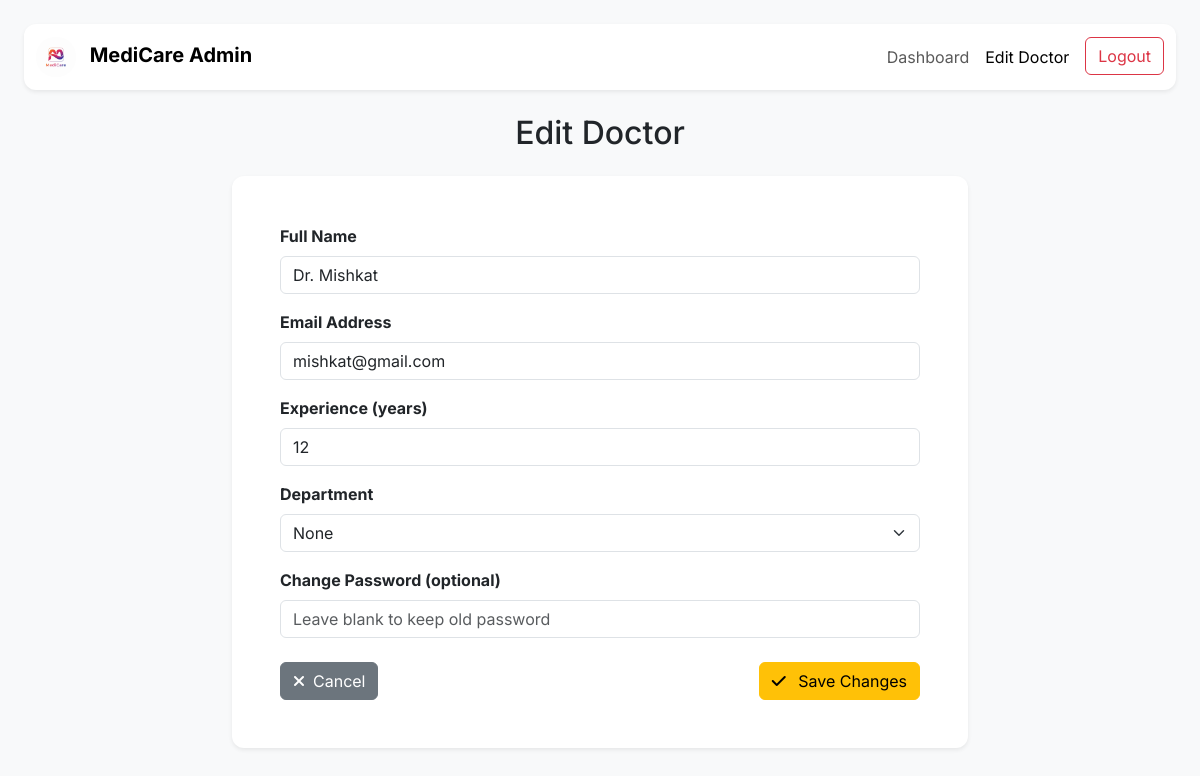
Before: /edit_doctor/2 with the older database file.
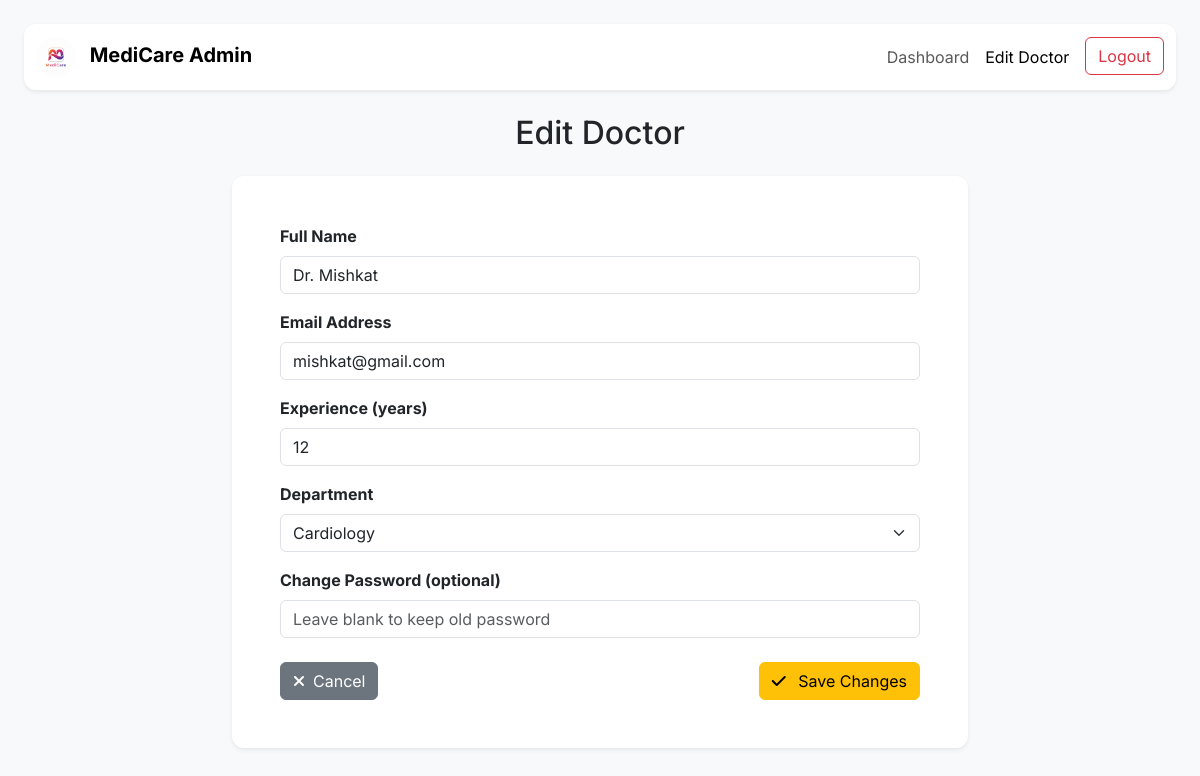
After: the same page with the newer database file.
### application/models.py (models this page shows)
class Doctor(db.Model):
    __tablename__ = 'doctor'
    id = db.Column(db.Integer(),primary_key = True)
    doctor_name = db.Column(db.String(), nullable=False)
    password = db.Column(db.String(), nullable=False)
    email = db.Column(db.String(), nullable=False)
    department_id = db.Column(db.Integer(), db.ForeignKey('department.id'), nullable=False)
    user_id = db.Column(db.Integer(), db.ForeignKey('user.id', ondelete="CASCADE"), nullable=False)
    type = db.Column(db.String(), nullable=False)
    experience = db.Column(db.Integer(), nullable=False)
    appointment = db.relationship('Appointment', backref='doctor', cascade="all, delete-orphan")
    availability = db.relationship('Availability', backref='doctor', cascade="all, delete-orphan")

class Department(db.Model):
    __tablename__ = 'department'
    id = db.Column(db.Integer(),primary_key = True)
    name = db.Column(db.String())
    description = db.Column(db.String())
    doctor = db.relationship('Doctor', backref='department')

### application/controllers.py (the view, shortened to what this page needs)
@app.route("/edit_doctor/<int:id>", methods=["GET", "POST"])
def edit_doctor(id):
    doctor = Doctor.query.get_or_404(id)
    departments = Department.query.all()
    return render_template("edit_doctor.html", doctor=doctor, departments=departments)

### templates/edit_doctor.html (shortened to what this page needs)
<!DOCTYPE html>
<html lang="en">
<head>
    <link href="https://cdn.jsdelivr.net/npm/bootstrap@5.3.2/dist/css/bootstrap.min.css" rel="stylesheet">
</head>
<body class="p-4">
    <nav class="navbar navbar-expand-lg navbar-light bg-white shadow-sm sticky-top mb-4" style="border-radius: 0.75rem;">
        <div class="container-fluid">
            <a class="navbar-brand" href="/admin">
                <img src="{{ url_for('static', filename='logo2.png') }}" style="height: 40px; border-radius: 50%;">
                <span class="fw-bold ms-2">MediCare Admin</span>
            </a>
            <div class="collapse navbar-collapse" id="adminNav">
                <ul class="navbar-nav ms-auto">
                    <li class="nav-item"><a class="nav-link" href="/admin">Dashboard</a></li>
                    <li class="nav-item"><a class="nav-link active" href="#">Edit Doctor</a></li>
                    <li class="nav-item"><a href="/login" class="btn btn-outline-danger ms-lg-2">Logout</a></li>
                </ul>
            </div>
        </div>
    </nav>
    <main class="container">
        <h2 class="mb-4 text-center">Edit Doctor</h2>
        <div class="row justify-content-center">
            <div class="col-lg-8 col-md-10">
                <div class="card shadow-sm p-4 p-md-5">
                    <form method="POST">
                        <div class="mb-3">
                            <label class="form-label fw-bold">Full Name</label>
                            <input type="text" name="doctor_name"
                                class="form-control"
                                value="{{ doctor.doctor_name }}" required>
                        </div>
                        <div class="mb-3">
                            <label class="form-label fw-bold">Email Address</label>
                            <input type="email" name="email" class="form-control"
                                value="{{ doctor.email }}" required>
                        </div>
                        <div class="mb-3">
                            <label class="form-label fw-bold">Experience (years)</label>
                            <input type="number" name="experience" class="form-control"
                                value="{{ doctor.experience }}" required>
                        </div>
                        <div class="mb-3">
                            <label class="form-label fw-bold">Department</label>
                            <select name="department_id" class="form-select" required>
                                {% for dept in departments %}
                                <option value="{{ dept.id }}"
                                    {% if dept.id == doctor.department_id %}selected{% endif %}>
                                    {{ dept.name }}
                                </option>
                                {% endfor %}
                            </select>
                        </div>
                        <div class="mb-3">
                            <label class="form-label fw-bold">Change Password (optional)</label>
                            <input type="password" name="password"
                                class="form-control"
                                placeholder="Leave blank to keep old password">
                        </div>
                        <div class="d-flex justify-content-between mt-4">
                            <a href="/admin" class="btn btn-secondary"><i class="fa-solid fa-xmark me-2"></i>Cancel</a>
                            <button type="submit" class="btn btn-warning"><i class="fa-solid fa-check me-2"></i> Save Changes</button>
                        </div>
                    </form>
                </div>
            </div>
        </div>
    </main>
</body>
</html>

Changed rows visible on the page:
changed Doctor "Dr. Mishkat": department_id "None" → "Cardiology"
